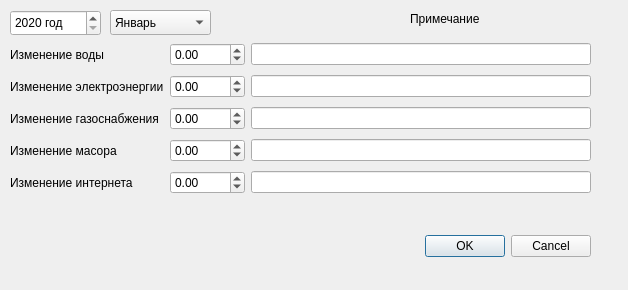
<?xml version="1.0" encoding="UTF-8"?>
<ui version="4.0">
 <class>Dialog</class>
 <widget class="QDialog" name="Dialog">
  <property name="geometry">
   <rect>
    <x>0</x>
    <y>0</y>
    <width>628</width>
    <height>290</height>
   </rect>
  </property>
  <property name="windowTitle">
   <string>Изменение показаний по видам платежей Толстого 13</string>
  </property>
  <widget class="QDialogButtonBox" name="buttonBox">
   <property name="geometry">
    <rect>
     <x>250</x>
     <y>230</y>
     <width>341</width>
     <height>32</height>
    </rect>
   </property>
   <property name="orientation">
    <enum>Qt::Horizontal</enum>
   </property>
   <property name="standardButtons">
    <set>QDialogButtonBox::Cancel|QDialogButtonBox::Ok</set>
   </property>
  </widget>
  <widget class="QWidget" name="formLayoutWidget">
   <property name="geometry">
    <rect>
     <x>10</x>
     <y>40</y>
     <width>581</width>
     <height>161</height>
    </rect>
   </property>
   <layout class="QGridLayout" name="gridLayout">
    <item row="4" column="1">
     <widget class="QDoubleSpinBox" name="doubleSpinBox_5">
      <property name="minimum">
       <double>-9999.989999999999782</double>
      </property>
      <property name="maximum">
       <double>9999.989999999999782</double>
      </property>
     </widget>
    </item>
    <item row="1" column="1">
     <widget class="QDoubleSpinBox" name="doubleSpinBox_2">
      <property name="minimum">
       <double>-9999.989999999999782</double>
      </property>
      <property name="maximum">
       <double>9999.989999999999782</double>
      </property>
     </widget>
    </item>
    <item row="3" column="1">
     <widget class="QDoubleSpinBox" name="doubleSpinBox_4">
      <property name="minimum">
       <double>-9999.989999999999782</double>
      </property>
      <property name="maximum">
       <double>9999.989999999999782</double>
      </property>
     </widget>
    </item>
    <item row="3" column="0">
     <widget class="QLabel" name="label_4">
      <property name="text">
       <string>Изменение масора</string>
      </property>
     </widget>
    </item>
    <item row="0" column="2">
     <widget class="QLineEdit" name="lineEdit"/>
    </item>
    <item row="0" column="1">
     <widget class="QDoubleSpinBox" name="doubleSpinBox">
      <property name="decimals">
       <number>2</number>
      </property>
      <property name="minimum">
       <double>-9999.989999999999782</double>
      </property>
      <property name="maximum">
       <double>9999.989999999999782</double>
      </property>
      <property name="value">
       <double>0.000000000000000</double>
      </property>
     </widget>
    </item>
    <item row="2" column="1">
     <widget class="QDoubleSpinBox" name="doubleSpinBox_3">
      <property name="minimum">
       <double>-9999.989999999999782</double>
      </property>
      <property name="maximum">
       <double>9999.989999999999782</double>
      </property>
     </widget>
    </item>
    <item row="2" column="0">
     <widget class="QLabel" name="label_3">
      <property name="text">
       <string>Изменение газоснабжения</string>
      </property>
     </widget>
    </item>
    <item row="4" column="0">
     <widget class="QLabel" name="label_5">
      <property name="text">
       <string>Изменение интернета</string>
      </property>
     </widget>
    </item>
    <item row="1" column="0">
     <widget class="QLabel" name="label_2">
      <property name="text">
       <string>Изменение электроэнергии</string>
      </property>
     </widget>
    </item>
    <item row="0" column="0">
     <widget class="QLabel" name="label">
      <property name="text">
       <string>Изменение воды</string>
      </property>
     </widget>
    </item>
    <item row="1" column="2">
     <widget class="QLineEdit" name="lineEdit_2"/>
    </item>
    <item row="2" column="2">
     <widget class="QLineEdit" name="lineEdit_3"/>
    </item>
    <item row="3" column="2">
     <widget class="QLineEdit" name="lineEdit_4"/>
    </item>
    <item row="4" column="2">
     <widget class="QLineEdit" name="lineEdit_5"/>
    </item>
   </layout>
  </widget>
  <widget class="QLabel" name="label_6">
   <property name="geometry">
    <rect>
     <x>410</x>
     <y>10</y>
     <width>90</width>
     <height>17</height>
    </rect>
   </property>
   <property name="text">
    <string>Примечание</string>
   </property>
  </widget>
  <widget class="QComboBox" name="comboBox">
   <property name="geometry">
    <rect>
     <x>110</x>
     <y>10</y>
     <width>101</width>
     <height>25</height>
    </rect>
   </property>
   <item>
    <property name="text">
     <string>Январь</string>
    </property>
   </item>
   <item>
    <property name="text">
     <string>Февраль</string>
    </property>
   </item>
   <item>
    <property name="text">
     <string>Март</string>
    </property>
   </item>
   <item>
    <property name="text">
     <string>Апрель</string>
    </property>
   </item>
   <item>
    <property name="text">
     <string>Май</string>
    </property>
   </item>
   <item>
    <property name="text">
     <string>Июнь</string>
    </property>
   </item>
   <item>
    <property name="text">
     <string>Июль</string>
    </property>
   </item>
   <item>
    <property name="text">
     <string>Август</string>
    </property>
   </item>
   <item>
    <property name="text">
     <string>Сентябрь</string>
    </property>
   </item>
   <item>
    <property name="text">
     <string>Октябрь</string>
    </property>
   </item>
   <item>
    <property name="text">
     <string>Ноябрь</string>
    </property>
   </item>
   <item>
    <property name="text">
     <string>Декабрь</string>
    </property>
   </item>
  </widget>
  <widget class="QSpinBox" name="spinBox">
   <property name="geometry">
    <rect>
     <x>10</x>
     <y>10</y>
     <width>91</width>
     <height>26</height>
    </rect>
   </property>
   <property name="suffix">
    <string> год</string>
   </property>
   <property name="prefix">
    <string/>
   </property>
   <property name="minimum">
    <number>2020</number>
   </property>
   <property name="maximum">
    <number>2030</number>
   </property>
  </widget>
 </widget>
 <resources/>
 <connections>
  <connection>
   <sender>buttonBox</sender>
   <signal>accepted()</signal>
   <receiver>Dialog</receiver>
   <slot>accept()</slot>
   <hints>
    <hint type="sourcelabel">
     <x>248</x>
     <y>254</y>
    </hint>
    <hint type="destinationlabel">
     <x>157</x>
     <y>274</y>
    </hint>
   </hints>
  </connection>
  <connection>
   <sender>buttonBox</sender>
   <signal>rejected()</signal>
   <receiver>Dialog</receiver>
   <slot>reject()</slot>
   <hints>
    <hint type="sourcelabel">
     <x>316</x>
     <y>260</y>
    </hint>
    <hint type="destinationlabel">
     <x>286</x>
     <y>274</y>
    </hint>
   </hints>
  </connection>
 </connections>
</ui>
